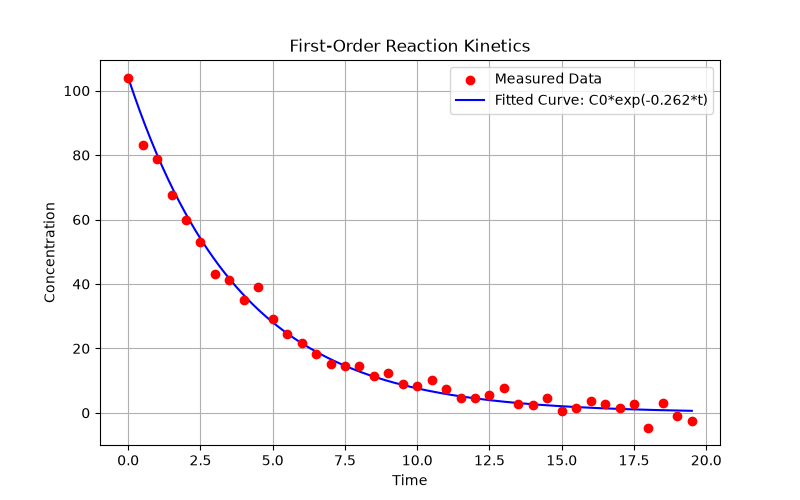

Write Python code to recreate this figure.
import numpy as np
import pandas as pd
import matplotlib.pyplot as plt
from scipy.optimize import minimize

# TODO 1: Read kinetics.csv
data = pd.read_csv('kinetics.csv')
t = data['time'].values
C = data['concentration'].values
C0 = C[0]

# TODO 2: Define total_error(k)
def total_error(k):
    k_val = k[0] if isinstance(k, (list, np.ndarray)) else k
    model = C0 * np.exp(-k_val * t)
    return np.sum((C - model)**2)

# TODO 3: Minimize total_error
res = minimize(total_error, x0=[0.5], method="SLSQP", bounds=[(0, 5)])
k_fitted = res.x[0]

print(f"Fitted rate constant k = {k_fitted:.4f}")

# TODO 4: Plot data and fitted curve
plt.figure(figsize=(8, 5))
plt.scatter(t, C, color='red', label='Measured Data', zorder=5)

t_dense = np.linspace(min(t), max(t), 200)
C_dense = C0 * np.exp(-k_fitted * t_dense)
plt.plot(t_dense, C_dense, 'b-', label=f'Fitted Curve: C0*exp(-{k_fitted:.3f}*t)')

plt.xlabel('Time')
plt.ylabel('Concentration')
plt.title('First-Order Reaction Kinetics')
plt.legend()
plt.grid(True)
plt.savefig('kinetics.png')
plt.show()
